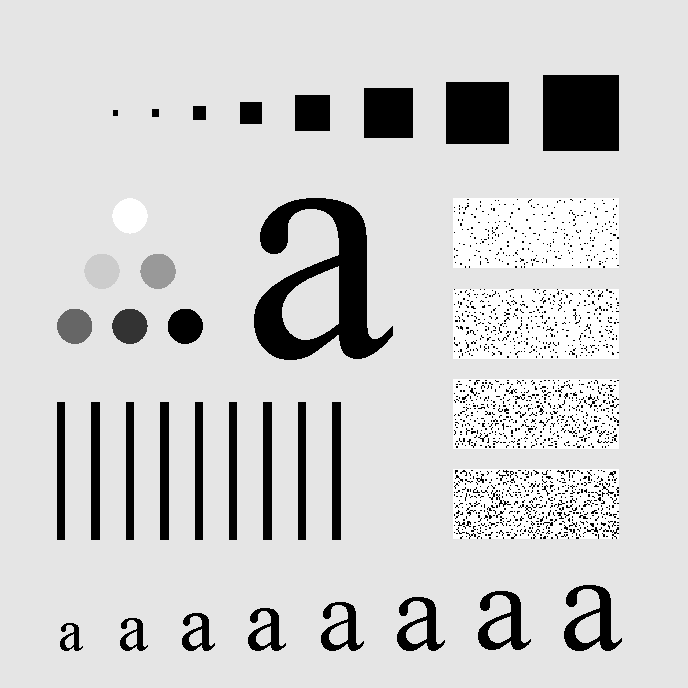
//> input picture C++/DIP/DIP/3-1.tif, 688 x 688 px
$ ./filtering   (built with g++ and OpenCV 4)
//> lines starting //> are read from the running program, lines starting //| are printed output that depends on the picture
### C++/DIP/DIP/LowPassFilters.h
#include "opencv2/core/core.hpp"
#include "opencv2/imgproc/imgproc.hpp"
#include "opencv2/highgui/highgui.hpp"
using namespace cv;

//---------------------------------------------------------
//ButterWaz Low Pass Filter
//---------------------------------------------------------
// [64 lines left out: functions BLPF, ILPF, GLPF, not called in this run]

### C++/DIP/DIP/HighPassFilters.h
#include "opencv2/core/core.hpp"
#include "opencv2/imgproc/imgproc.hpp"
#include "opencv2/highgui/highgui.hpp"
using namespace cv;

//---------------------------------------------------------
//ButterWaz High Pass Filter
//---------------------------------------------------------
// [42 lines left out: functions BHPF, IHPF, not called in this run]
//---------------------------------------------------------
//Gaussian High Pass Filter
//---------------------------------------------------------
void GHPF(Mat &dft_Filter, int D)
{
	Mat tmp = Mat(dft_Filter.rows, dft_Filter.cols, CV_32F);

	Point centre = Point(dft_Filter.rows / 2, dft_Filter.cols / 2);
	double radius;

	for (int i = 0; i < dft_Filter.rows; i++)
	{
		for (int j = 0; j < dft_Filter.cols; j++)
		{
			radius = (double)sqrt(pow((i - centre.x), 2.0) + pow((double)(j - centre.y), 2.0));
			tmp.at<float>(i, j) = 1 - exp(-pow(radius, 2) / (float)(2 * pow(D, 2)));
		}
	}

	Mat toMerge[] = { tmp, tmp };
	merge(toMerge, 2, dft_Filter);
}

### C++/DIP/DIP/filtering.cpp
#include "HighPassFilters.h"
#include "LowPassFilters.h"

void shiftDFT(Mat& fImage)
{
	Mat tmp, q0, q1, q2, q3;

	// first crop the image, if it has an odd number of rows or columns

	fImage = fImage(Rect(0, 0, fImage.cols & -2, fImage.rows & -2));

	int cx = fImage.cols / 2;
	int cy = fImage.rows / 2;

	// rearrange the quadrants of Fourier image
	// so that the origin is at the image center

	q0 = fImage(Rect(0, 0, cx, cy));
	q1 = fImage(Rect(cx, 0, cx, cy));
	q2 = fImage(Rect(0, cy, cx, cy));
	q3 = fImage(Rect(cx, cy, cx, cy));

	q0.copyTo(tmp);
	q3.copyTo(q0);
	tmp.copyTo(q3);

	q1.copyTo(tmp);
	q2.copyTo(q1);
	tmp.copyTo(q2);
}

Mat create_spectrum_magnitude_display(Mat& complexImg, bool rearrange)
{
	Mat planes[2];

	// compute magnitude spectrum (N.B. for display)
	// compute log(1 + sqrt(Re(DFT(img))**2 + Im(DFT(img))**2))

	split(complexImg, planes);
	magnitude(planes[0], planes[1], planes[0]);

	Mat mag = (planes[0]).clone();
	mag += Scalar::all(1);
	log(mag, mag);

	if (rearrange)
	{
		// re-arrange the quaderants
		shiftDFT(mag);
	}

	normalize(mag, mag, 0, 1, CV_MINMAX);

	return mag;

}


/******************************************************************************/

int main(int argc, char** argv)
{

	Mat img, imgGray, imgOutput;	// image object(s)

	Mat padded;		// fourier image objects and arrays
	Mat complexImg, complexImg0, filter, filterOutput;
	Mat planes[2], mag;

	int N, M; // fourier image sizes

	int radius[] = { 10, 30, 60, 160, 460 };				// low pass filter parameter
	int order = 2;				// low pass filter parameter

	const char * originalName = "Input Image"; // window name
	const char * spectrumName = "Spectrum Image"; // window name
	const char * inverseName = "IDFT Image"; // window name
	const char * lowPassName = "Filtered Image"; // window name
	const char * filterName = "Filter Image"; // window nam

	// create window object (use flag=0 to allow resize, 1 to auto fix size)

	namedWindow(originalName, 0);
	namedWindow(spectrumName, 0);
	namedWindow(inverseName, 0);


	imgGray = imread("3-1.tif", CV_LOAD_IMAGE_GRAYSCALE);
//> imgGray is the input picture: 688 rows x 688 cols, CV_8UC1; min 0, max 255, mean 207.3

	// setup the DFT image sizes

	M = getOptimalDFTSize(imgGray.rows);
//> M = 720
	N = getOptimalDFTSize(imgGray.cols);
//> N = 720


	// setup the DFT images

	copyMakeBorder(imgGray, padded, 0, M - imgGray.rows, 0,
		N - imgGray.cols, BORDER_CONSTANT, Scalar::all(0));
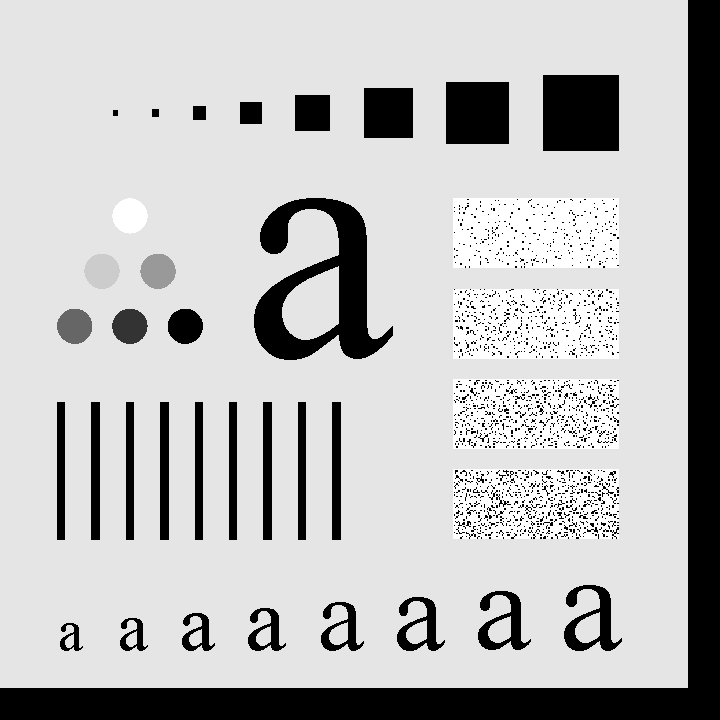
//> padded: 720 rows x 720 cols, CV_8UC1; min 0, max 255, mean 189.3
	planes[0] = Mat_<float>(padded);
	planes[1] = Mat::zeros(padded.size(), CV_32F);
//> planes[1]: 720 rows x 720 cols, CV_32FC1; every value is 0

	merge(planes, 2, complexImg);

	// do the DFT

	dft(complexImg, complexImg);

	//show the original image
	imshow(originalName, imgGray);
	//show the spectrum
	mag = create_spectrum_magnitude_display(complexImg, true);
//> in shiftDFT, `q0 = fImage(Rect(0, 0, cx, cy));`:
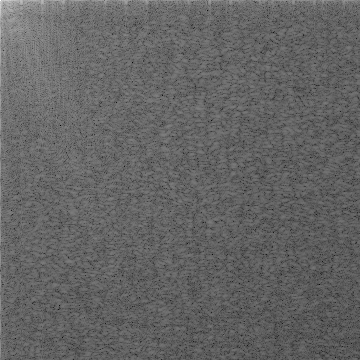
//> q0: 360 rows x 360 cols, CV_32FC1; min 3.86, max 18.4, mean 9.6; drawn with min black and max white
//> in create_spectrum_magnitude_display, `shiftDFT(mag);`:
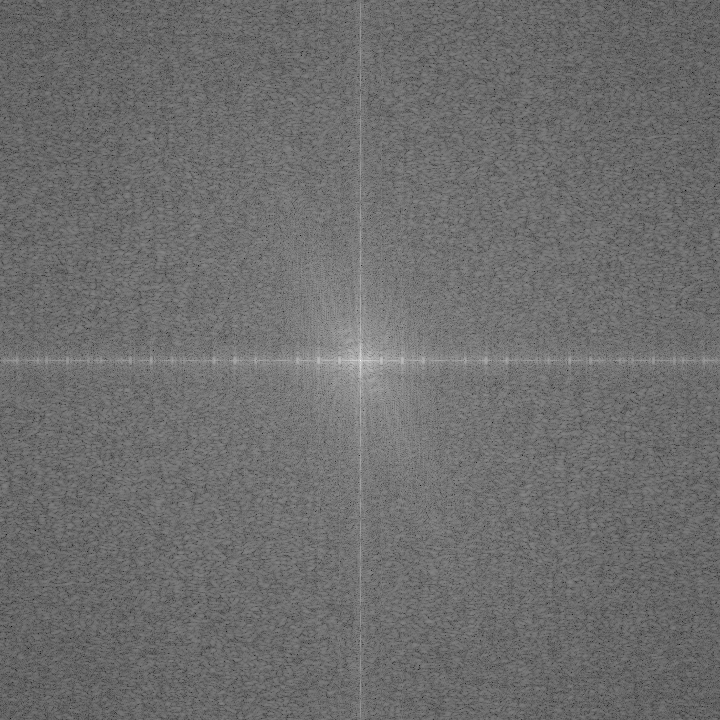
//> mag: 720 rows x 720 cols, CV_32FC1; min 2.89, max 18.4, mean 9.58; drawn with min black and max white
	imshow(spectrumName, mag);
	//show the IDFT image
	Mat inverse;
	idft(complexImg, inverse, DFT_REAL_OUTPUT);
	normalize(inverse, inverse, 0, 1, CV_MINMAX);
	imshow(inverseName, inverse);


	waitKey();
	destroyAllWindows();
	namedWindow(lowPassName, 0);
	namedWindow(filterName, 0);
	// construct the filter (same size as complex image)
	filter = complexImg.clone();

	for (int i = 0; i < 5; i++) {

		GHPF(filter, radius[i]);
		complexImg0 = complexImg.clone();

		// apply filter
		shiftDFT(complexImg0);
		mulSpectrums(complexImg0, filter, complexImg0, 0);
		shiftDFT(complexImg0);

		// do inverse DFT on filtered image

		idft(complexImg0, complexImg0);

		// split into planes and extract plane 0 as output image

		split(complexImg0, planes);
		normalize(planes[0], imgOutput, 0, 1, CV_MINMAX);
		imgOutput = imgOutput(Rect(0, 0, imgGray.rows, imgGray.cols));
		// do the same with the filter image

		split(filter, planes);
		normalize(planes[0], filterOutput, 0, 1, CV_MINMAX);

		// display image in window
		imshow(lowPassName, imgOutput);
		imshow(filterName, filterOutput);


		waitKey(0);
	}
//> this loop made 5 passes
//> pass 1, `imgOutput = imgOutput(Rect(0, 0, imgGray.rows, imgGray.cols));`:
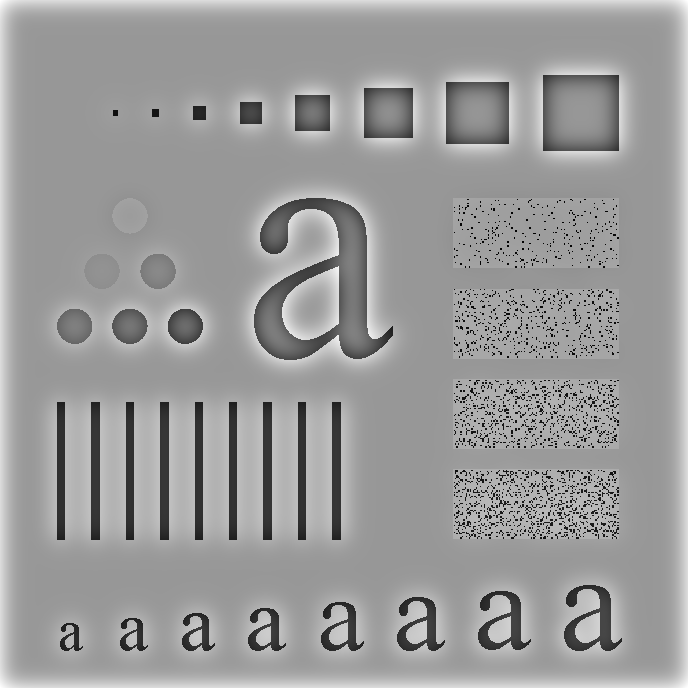
//> imgOutput: 688 rows x 688 cols, CV_32FC1; min 0, max 1, mean 0.61
//> pass 1, `normalize(planes[0], filterOutput, 0, 1, CV_MINMAX);`:
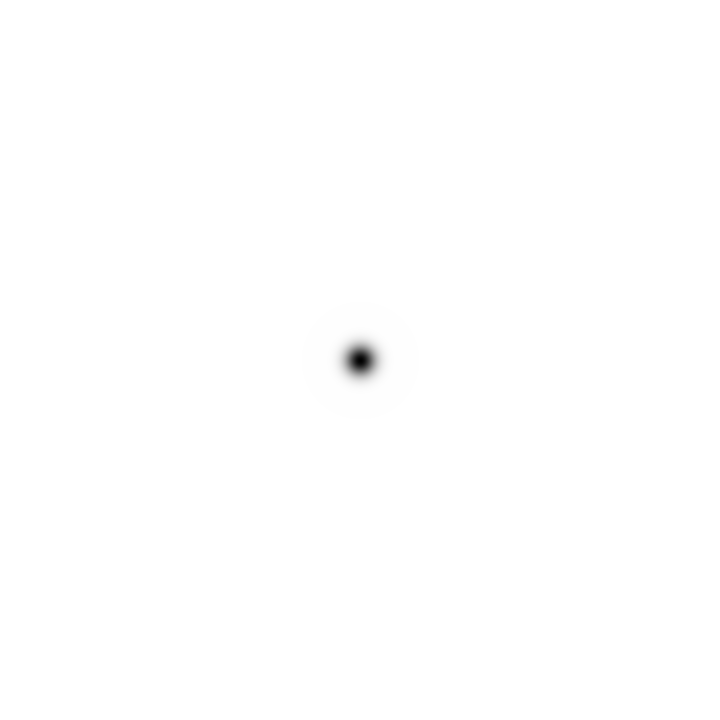
//> filterOutput: 720 rows x 720 cols, CV_32FC1; min 0, max 1, mean 0.999
//> after the loop:
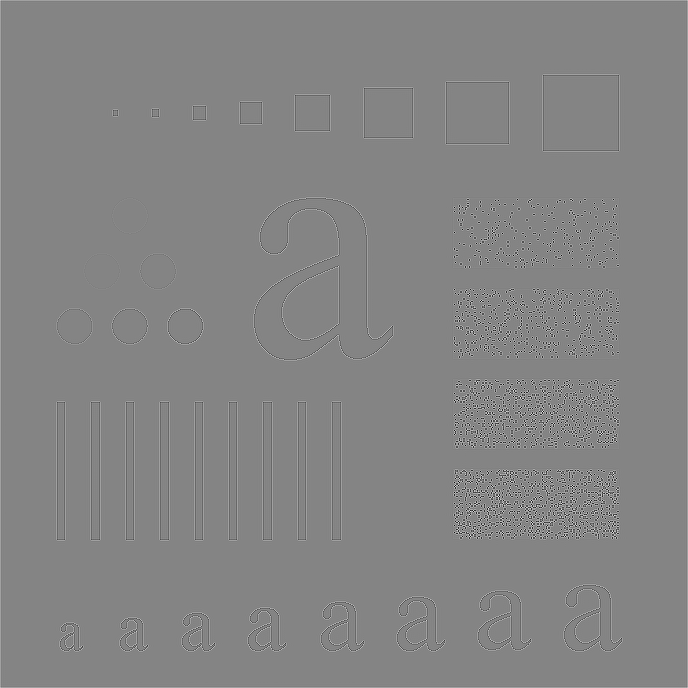
//> imgOutput: 688 rows x 688 cols, CV_32FC1; min 0, max 1, mean 0.52
//> after the loop:
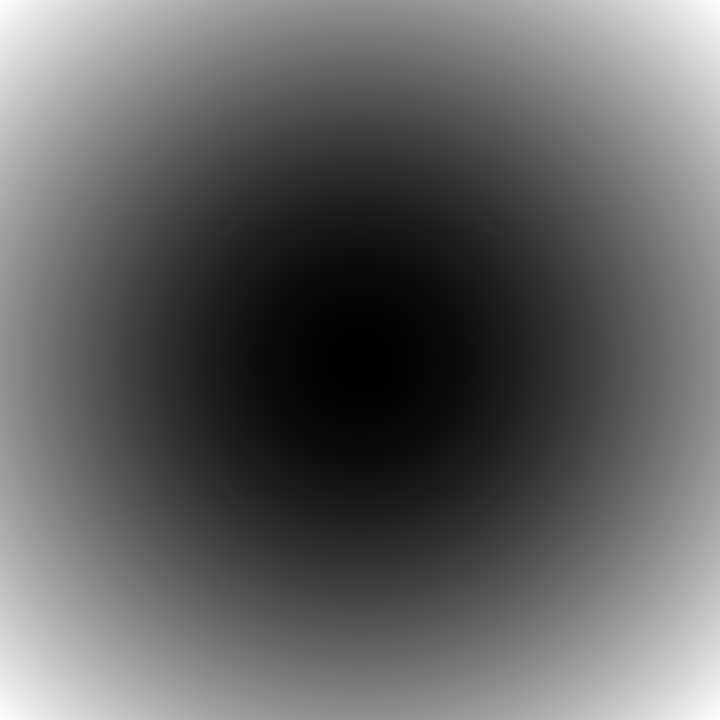
//> filterOutput: 720 rows x 720 cols, CV_32FC1; min 0, max 1, mean 0.389

	return 0;
}

$ run again, with C++/DIP/DIP/10-1.tif copied over C++/DIP/DIP/3-1.tif
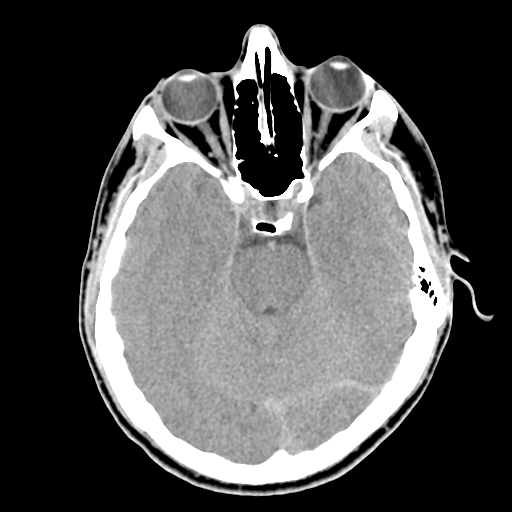
//> input picture C++/DIP/DIP/10-1.tif, 512 x 512 px
//> imgGray is the input picture: 512 rows x 512 cols, CV_8UC1; min 0, max 255, mean 80.4
//> the loop `for (int i = 0; i < 5; i++)` made 5 passes
//> pass 1, `normalize(planes[0], filterOutput, 0, 1, CV_MINMAX);`:
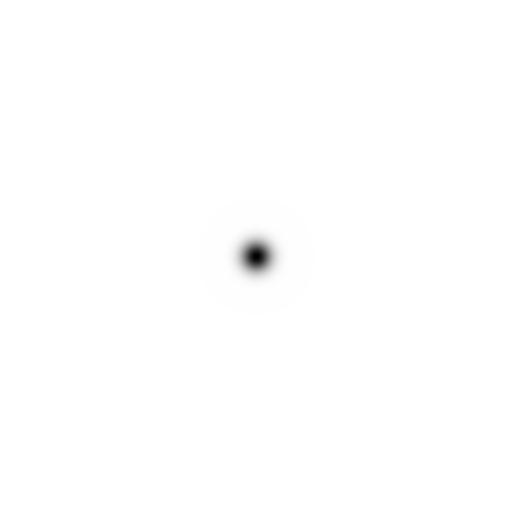
//> filterOutput: 512 rows x 512 cols, CV_32FC1; min 0, max 1, mean 0.998
//> after the loop `for (int i = 0; i < 5; i++)`:
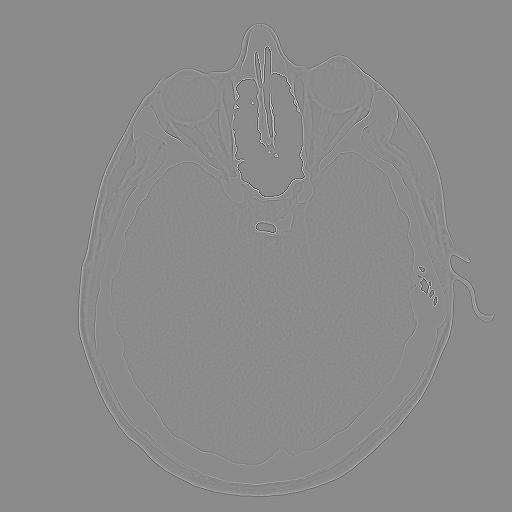
//> imgOutput: 512 rows x 512 cols, CV_32FC1; min 0, max 1, mean 0.544
